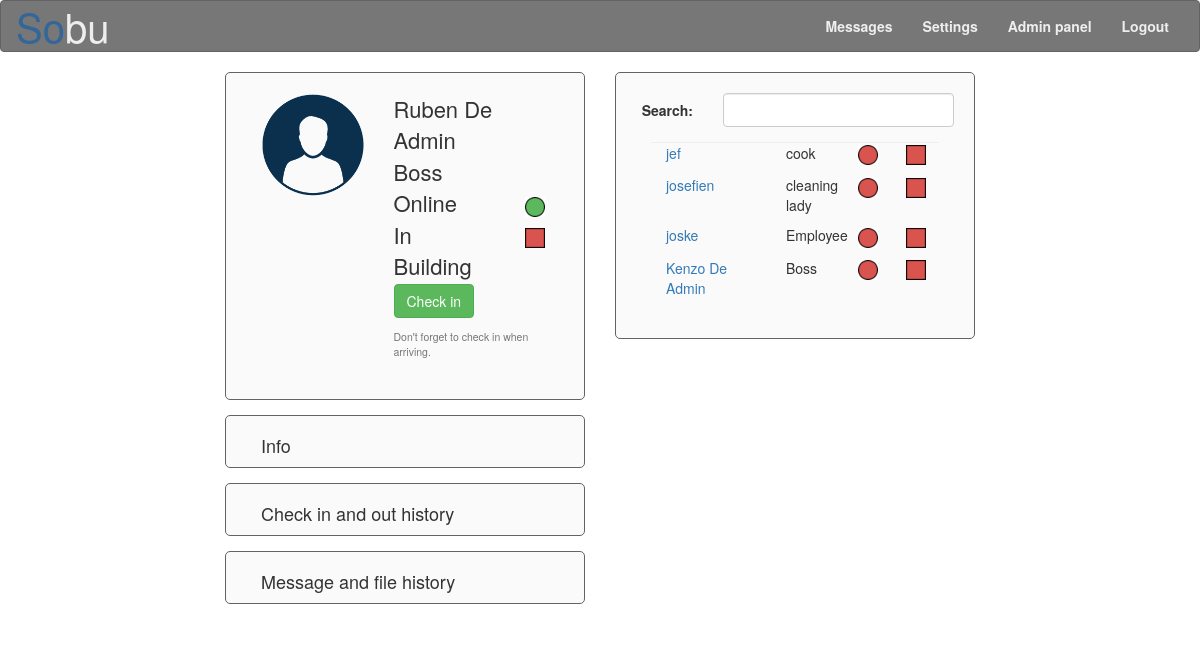
/Site/user_page.php (signed in), run on the app's committed database.
### tables this page shows
CREATE TABLE IF NOT EXISTS `user` (
	`user_id` int(11) AUTO_INCREMENT,
	`name` varchar(40),
	`nin` bigint(30),
	`address` varchar(80),
	`gender` tinyint(1),
	`email` varchar(40),
	`profile_picture` varchar(10),
	`date_of_birth` date ,
	`online` tinyint(1) default '0',
	`martial_status` varchar(20),
	`password` varchar(50),
	`phone_number` int(15),
	`function` varchar(15),
	`rights_id` int(3) default '0',
	`admin` tinyint(1) default '0',
	`start_date` date,
	PRIMARY KEY (`user_id`),
	FOREIGN KEY (`rights_id`) REFERENCES `rights`(`rights_id`)
);

### Site/functions.php (the view, shortened to what this page needs)
<?php
function connecteren()
{
	$host 		= "localhost";
	$user		= "sobu";
	$password	= "r0628842!1S";
	$database	= "sobu";
	$link = mysqli_connect($host, $user, $password) or die("Er kan geen connectie gelegd worden met $host");
	mysqli_select_db($link, $database) or die("databank $database niet beschikbaar");
	return $link;
}
function show_member()
{
	$x = NULL;
	$link = connecteren();
	$query_list = "SELECT user.user_id, user.name, user.function, user.online, in_building.in_building_now, in_building.in_building_id FROM user LEFT JOIN in_building on user.user_id = in_building.user_id ORDER BY user.name ASC, in_building.in_building_id DESC";
	$result_list = mysqli_query($link, $query_list) or die("FOUT: er is een fout opgetreden bij het uitvoeren van de query \"$query_list\"");
	if($result_list->num_rows > 0) {
		while($row = $result_list->fetch_assoc()) {
			if(($row['user_id'] != $_SESSION['user_id']) && ($row['user_id'] != $x))
			{
				echo "<div class='form-group'>
				<div class='col-md-5'><a href=\"colleague_page.php?id=".$row['user_id']."\">".$row['name']."</a></div>
				<div class='col-md-3'>" .$row['function']. "</div>
				<div class='col-md-2'>";
				if ($row["online"] == 1)
				{
					echo "<img src=\"IMG/Green_circle.png\" title=\"Online\" alt=\"Online\" class=\"indicator_online_building\">";
				}
				else
				{
					echo "<img src=\"IMG/Red_circle.png\" title=\"Offline\" alt=\"Offline\" class=\"indicator_online_building\">";
				}
				echo "</div>
				<div class='col-md-2'>";
				if ($row["in_building_now"] == 1)
				{
					echo "<img src=\"IMG/Green_square.png\" id=\"in_building\" title=\"In Building\" alt=\"In Building\" class=\"indicator_online_building\">";
				}
				else
				{
					echo "<img src=\"IMG/Red_square.png\" id=\"in_building\" title=\"Not in Building\" alt=\"Not in building\" class=\"indicator_online_building\">";
				}
				echo "</div>
			</div>
			<p class='clear_both'></p>";
			$x = $row['user_id'];
		}
	}
}
else
{
	echo 'not found';
}
}
?>

### Site/CSS/style.css (style rules this page uses)
body { padding-bottom: 15px; }
img.indicator_online_building { width: 20px; height: 20px; }

### data on the page
user: name "jef", function "cook", online 0 (drawn)
user: name "josefien", function "cleaning lady", online 0 (drawn)
user: name "joske", function "Employee", online 0 (drawn)
user: name "Kenzo De Admin", function "Boss", online 0 (drawn)

### other printed values
$_SESSION["name"] "Ruben De Admin"
$_SESSION["function"] "Boss"
